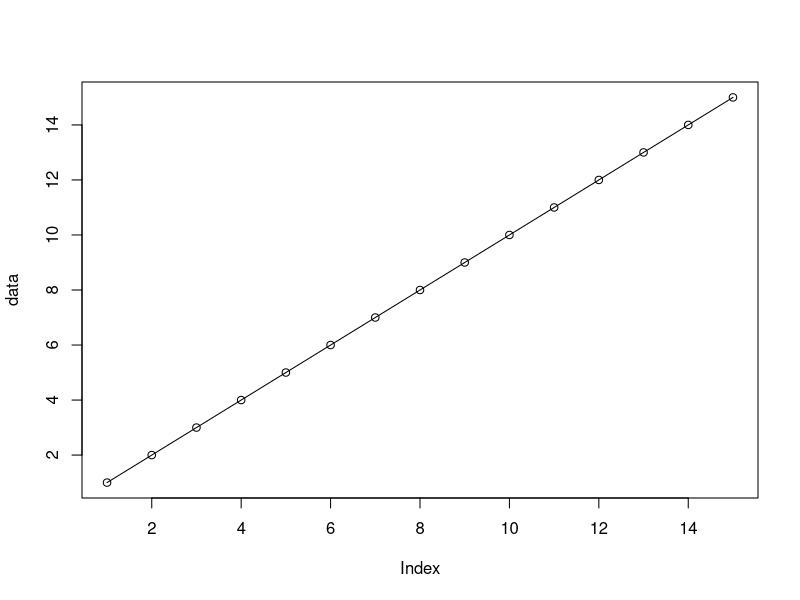
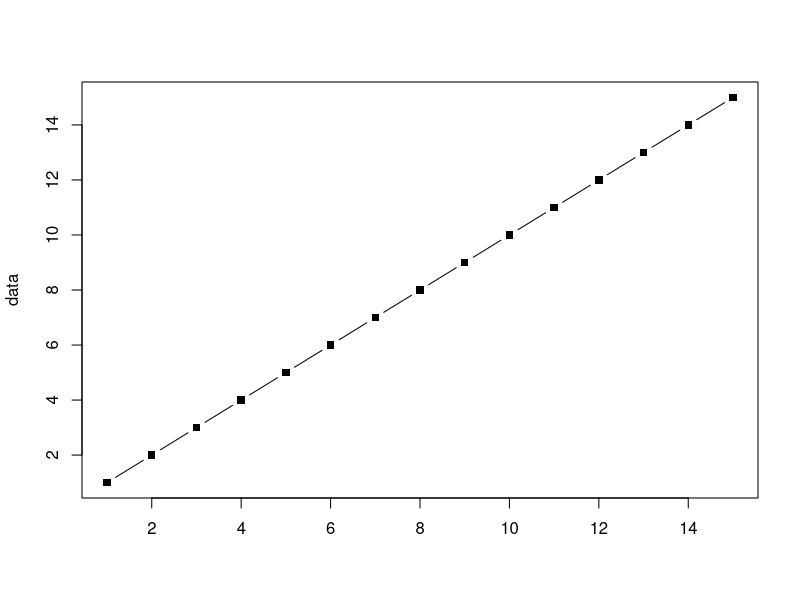

These charts were generated, in order, by the following R code:
data <- seq(1:15)
my_matrix <- matrix(data,nrow=3,ncol=5)
my_matrix
a=c(3,2,6,8,1)
b=c(7,8,4,3,2)
d=c(1,3,1,6,7)
combined_num <- cbind(a,b,d)
combined_num
plot(data,type="o")
matplot(data, type="b", pch=15,col=1:15)
